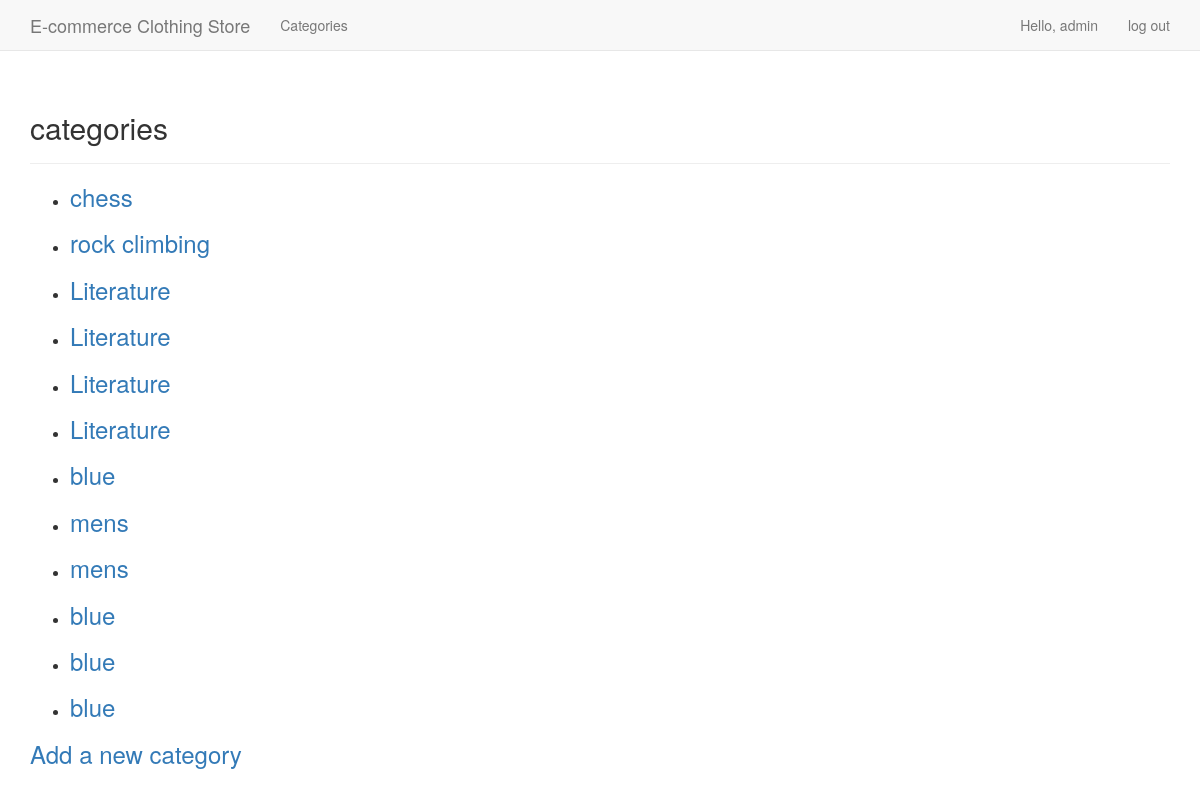
The page /categories/ (signed in) on the database as committed earlier.
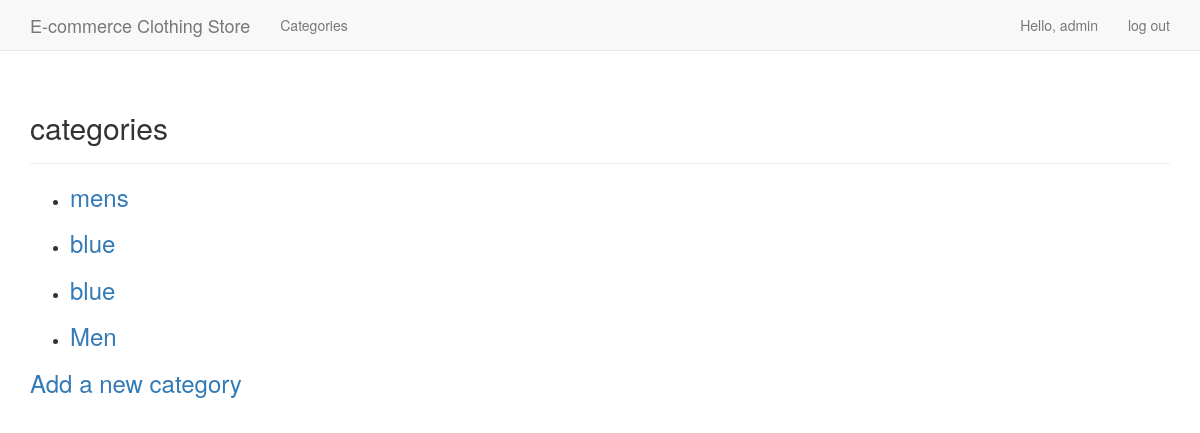
The same page on the database as committed later.
### e_commerce_app/models.py (models this page shows)
class Category(models.Model):
    text = models.CharField(max_length=200)
    date_added = models.DateTimeField(auto_now_add=True)
    owner = models.ForeignKey(User, on_delete=models.DO_NOTHING,)
    def __str__(self):
        return self.text

### e_commerce_app/views.py (the view)
# urls.py: re_path('^categories/$', views.categories, name='categories'),
@login_required
def categories(request):
    categories = Category.objects.order_by('date_added')
    context = {'categories': categories}
    return render(request, 'e_commerce_app/categories.html', context)

### e_commerce_app/templates/e_commerce_app/categories.html
{% extends "e_commerce_app/base.html" %}
{% block header %}
  <h2>categories</h2>
{% endblock header %}
{% block content %}
  <ul>
    {% for category in categories %}
      <li>
        <h3>
          <a href="{% url 'e_commerce_app:category' category.id %}">{{ category }}</a>
        </h3>
      </li>
    {% empty %}
      <li>No categories have been added yet.</li>
    {% endfor %}
  </ul>
  <h3><a href="{% url 'e_commerce_app:new_category' %}">Add a new category</a></h3>
{% endblock content %}

Rows that differ between the two databases and show on the page:
removed Category: text "chess"
removed Category: text "rock climbing"
removed Category: text "Literature"
removed Category: text "Literature"
removed Category: text "Literature"
removed Category: text "Literature"
removed Category: text "blue"
removed Category: text "mens"
removed Category: text "blue"
added Category: text "Men"
